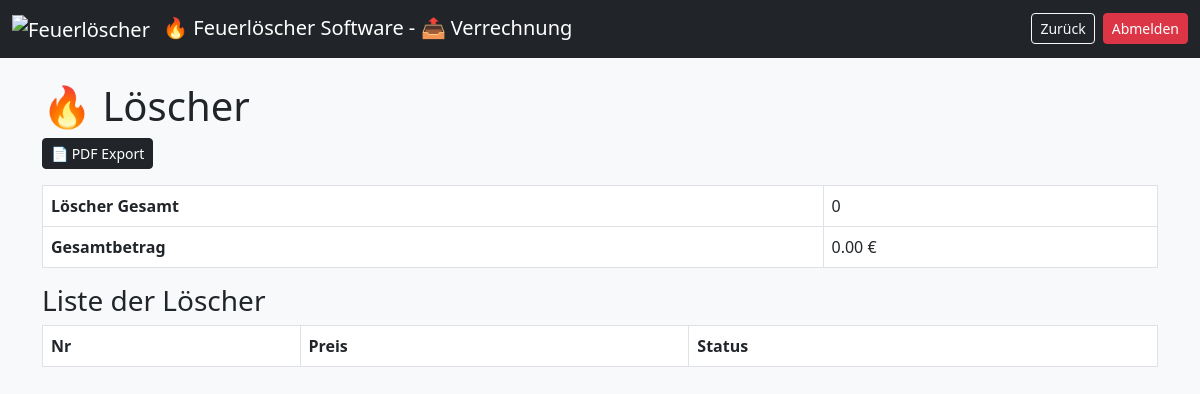
/verrechnung.php (signed in), run on an earlier commit of the app's database.
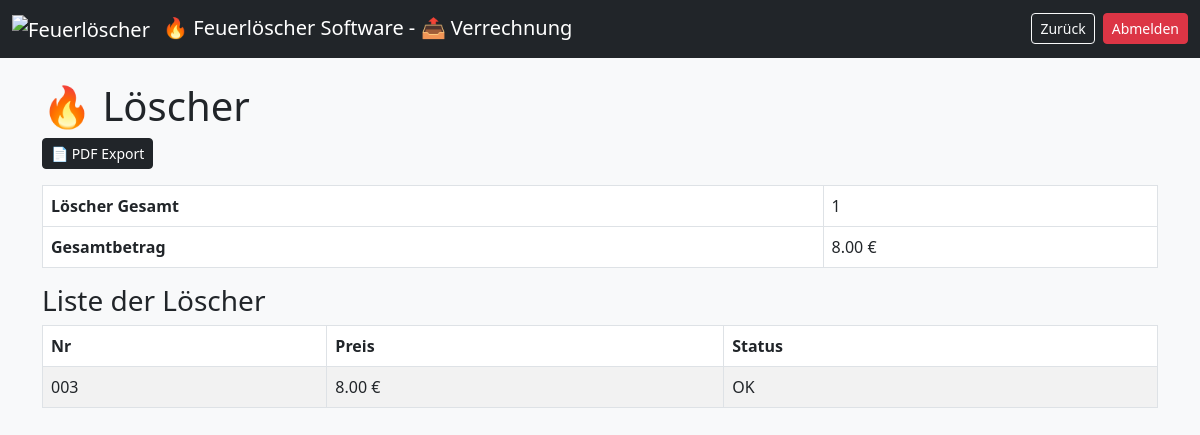
And on a later commit of the database.
### tables this page shows
CREATE TABLE loescher (
    id INTEGER PRIMARY KEY AUTOINCREMENT,
    nummer TEXT UNIQUE,
    name TEXT,
    zeitstempel TEXT,
    typ TEXT,
    preis REAL,
    loeschertyp TEXT,
    menge REAL,
    einheit TEXT,
    etikett_gedruckt INTEGER,
    abholschein_gedruckt INTEGER,
    bezahlt INTEGER,
    geprueft INTEGER,
    abgeholt INTEGER,
    defekt INTEGER,
    info TEXT,
    active INTEGER
);

### verrechnung.php (the view, shortened to what this page needs)
<?php
$db = getDB();
$result = $db->query("SELECT * FROM loescher WHERE active=1");
$allLoscher = [];
while ($row = $result->fetchArray(SQLITE3_ASSOC)) {
    $allLoscher[] = $row;
}
$stats = [
    'gesamt' => 0,
    'ok' => 0,
    'defekt' => 0,
    'nicht_geprueft' => 0
];
function getPreis($typ) {
    switch ($typ) {
        case 'Standard': return PREIS_RABATT;
    }
}
$gefilterteLoscher = [];
foreach ($allLoscher as $l) {
    if ($l['defekt']) {
        $status = 'defekt';
        $statusText = 'Defekt';
    } elseif (!$l['geprueft']) {
        $statusText = 'Nicht geprüft';
    } else {
        $statusText = 'OK';
    }
    $istVerrechenbar = (
        !$l['defekt'] &&
        $l['bezahlt'] &&
        $l['typ'] !== 'Gratis' &&
        $l['geprueft']
    );
    if (!$istVerrechenbar) {
        continue;
    }
    $vollpreis = getPreis($l['typ']);
    $stats['gesamt']++;
    $l['statusText'] = $statusText;
    $l['vollpreis'] = $vollpreis;
    $gefilterteLoscher[] = $l;
}
$gesamtGewinnFirma = $stats['gesamt'] * PREIS_RABATT;
?>
<!DOCTYPE html>
<html>
<head>
<link href="https://cdn.jsdelivr.net/npm/bootstrap@5.3.0/dist/css/bootstrap.min.css" rel="stylesheet" />
</head>
<body class="bg-light">
<nav class="navbar navbar-expand-lg navbar-dark bg-dark">
    <div class="container-fluid">
        <span class="navbar-brand">
            <img src="./images/Feuerlöscher.ico" alt="Feuerlöscher" width="24" height="24" class="me-2">
            &#128293; Feuerlöscher Software - &#128228; Verrechnung
        </span>
        <div class="d-flex gap-2">
            <a href="index.php" class="btn btn-outline-light btn-sm">
                Zurück
            </a>
            <a href="?logout=1" class="btn btn-danger btn-sm">
                Abmelden
            </a>
        </div>
    </div>
</nav>
<div class="container mt-4">
    <h1>&#128293; Löscher</h1>
    <div class="mb-3">
       <a href="verrechnung_export_pdf.php" target="_blank" rel="noopener noreferrer" class="btn btn-dark btn-sm">
            📄 PDF Export
        </a>
    </div>
    <table class="table table-bordered w-100">
        <tr><th>Löscher Gesamt</th><td><?= $stats['gesamt'] ?></td></tr>
        <tr><th>Gesamtbetrag</th><td><?= number_format($gesamtGewinnFirma,2) ?> €</td></tr>
    </table>
    <h3>Liste der Löscher</h3>
    <table class="table table-striped table-bordered">
        <thead>
            <tr>
                <th>Nr</th>
                <th>Preis</th>
                <th>Status</th>
            </tr>
        </thead>
        <tbody>
            <?php foreach ($gefilterteLoscher as $v): ?>
            <?php
                if ($v['defekt']) $class='status-defekt';
                elseif (!$v['geprueft']) $class='status-nicht_geprueft';
                else $class='status-ok';
            ?>
            <tr class="<?= $class ?>">
                <td><?= sprintf("%03d", $v['nummer']) ?></td>
                <td><?= number_format($v['vollpreis'],2) ?> €</td>
                <td><?= $v['statusText'] ?></td>
            </tr>
            <?php endforeach; ?>
        </tbody>
    </table>
</div>
</body>
</html>

What changed in the data, as far as the page shows it:
added loescher: nummer "003", vollpreis "8.00", statusText "OK"
Also different on the page:
$stats['gesamt']: "0" → "1"
$gesamtGewinnFirma: "0.00" → "8.00"
